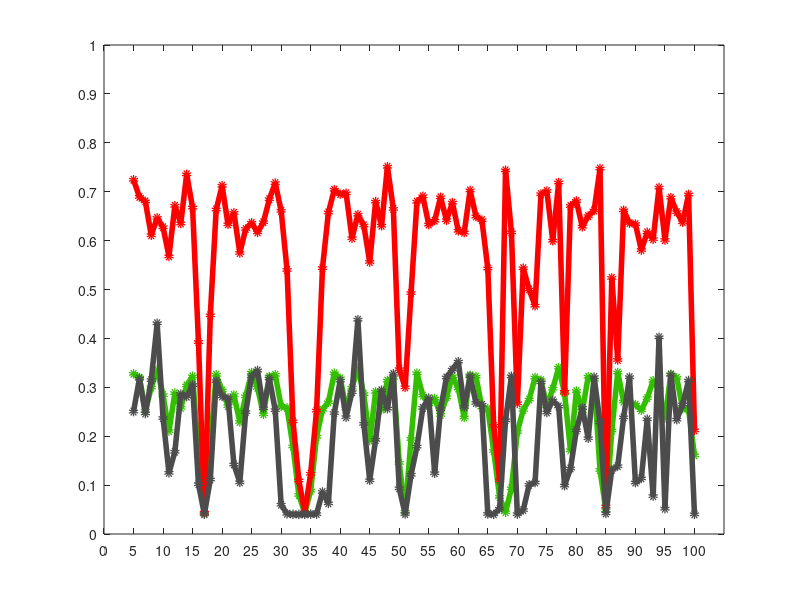

Source code (MATLAB): (Note: this script raises an error after producing the figure.)
clear all; close all;
load('lensweep_5-1-100_results.mat');

line_width = 4;
marker = 'o';
markerSize = 3;
fontSize = 27;

color_single = [0.2 0.75 0];
color_both = [1 0 0];
color_colorcircle = [0.3 0.3 0.3];

figure
set(gcf, 'Position',  [200, 200, 2000, 800])
plot(seg_len(1:96), area_percent_singlestub(1:96), 'LineWidth', line_width, 'Marker', marker, 'MarkerSize', markerSize, 'Color', color_single)
hold on
plot(seg_len(1:96), area_percent(1:96), 'LineWidth', line_width, 'Marker', marker, 'MarkerSize', markerSize, 'Color', color_both)
plot(seg_len(1:96), cover_circle_area_percent(1:96), 'LineWidth', line_width, 'Marker', marker, 'MarkerSize', markerSize, 'Color', color_colorcircle)

xlim([0 105])
ylim([0 1])

xticks(0:5:100)
yticks(0:0.1:1)
xticklabels({char(split(num2str(0:5:100)))})
yticklabels({'0%', '10%', '20%', '30%', '40%', '50%', '60%', '70%', '80%', '90%', '100%'})

xlabel('Transmission line segment unit length (mm)')
ylabel({'Percentage of matched impedance area'; 'on Smith chart'})

%set(gca, 'fontsize', fontSize)

%title('Percentage of matched impedance area in Smith chart V.S. Transmission line segment unit length')

xline = xline(14, '--', [num2str(14),' mm'], 'LineWidth', line_width, 'FontSize', 22, 'HandleVisibility', 'off');
xline.LabelVerticalAlignment = 'bottom';
xline.LabelHorizontalAlignment = 'left';


text(seg_len(10) + 0.6, area_percent(10) + 0.03, sprintf('%.2f%%', 100*area_percent(10)), 'FontSize', fontSize, 'HorizontalAlignment', 'left', 'Color', color_both);
text(seg_len(10) + 3, area_percent_singlestub(10) + 0.05, sprintf('%.2f%%', 100*area_percent_singlestub(10)), 'FontSize', fontSize, 'HorizontalAlignment', 'right', 'Color', color_single);
text(seg_len(10) - 1.5, cover_circle_area_percent(10) - 0.05, sprintf('%.2f%%', 100*cover_circle_area_percent(10)), 'FontSize', fontSize, 'HorizontalAlignment', 'left', 'Color', color_colorcircle);

legend('Single-stub matching', 'Single-stub and double-stub matching', 'Maximum circle area enclosed', 'Location', 'northeast', 'fontsize', fontSize);

set(gca, 'FontSize', fontSize);

